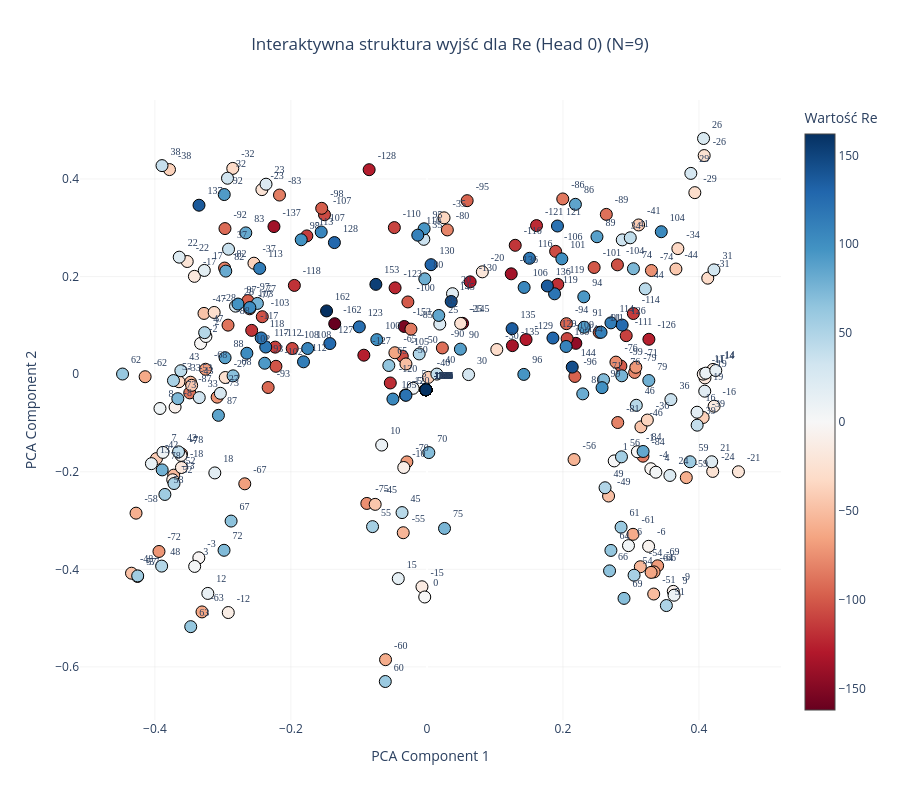
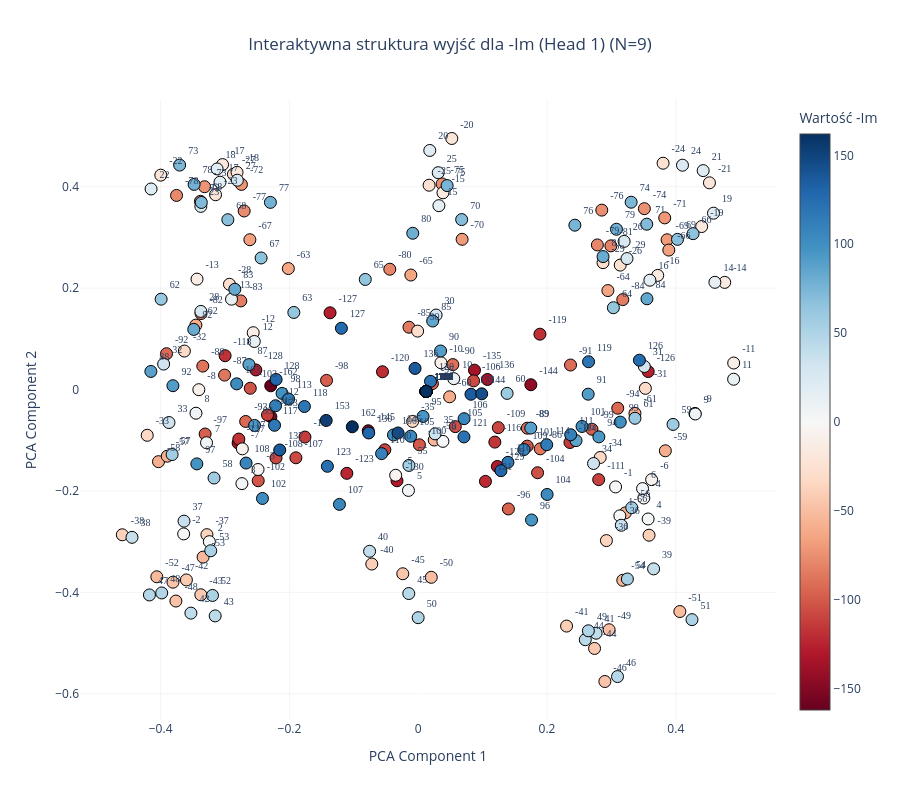
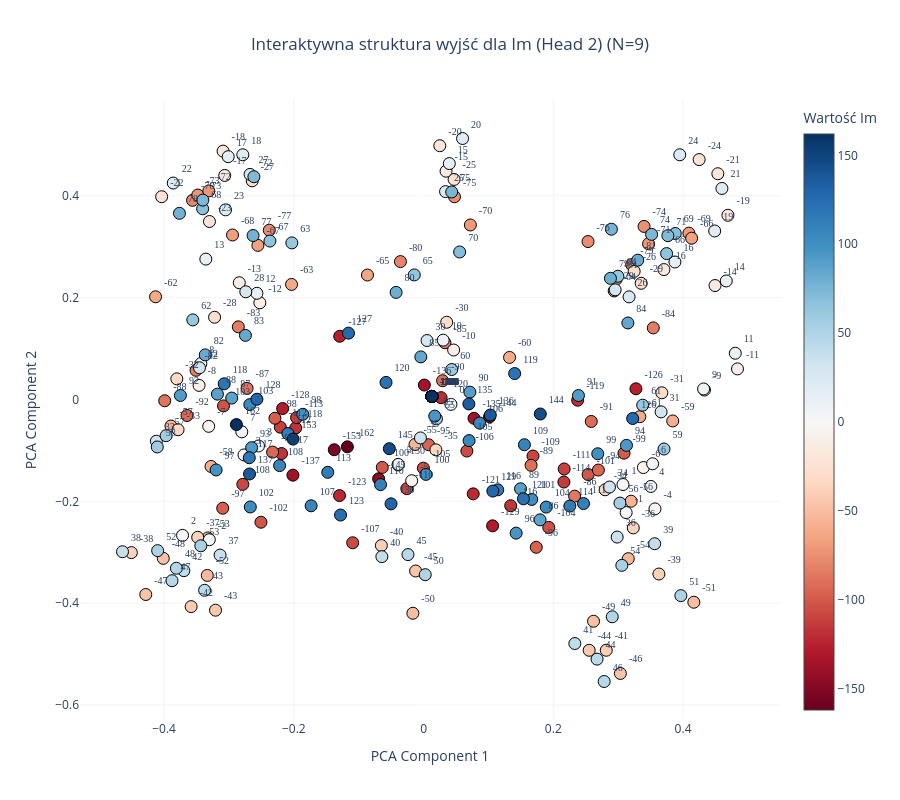
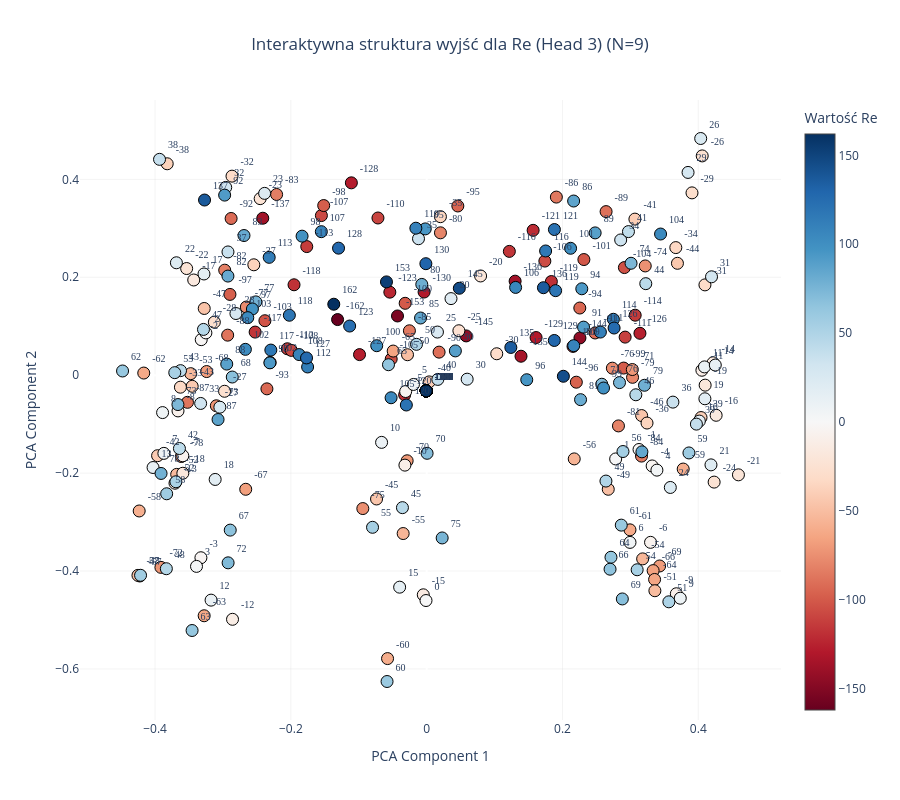

Here is the notebook cell these charts were saved with, in order:
### Code cell
# Wizualizacja pierwszej głowicy rzeczywistej (Head 0)
plot_output_head_plotly(model, N=N, head_idx=0)

plot_output_head_plotly(model, N=N, head_idx=1)

# Wizualizacja głowicy urojonej (Head 2)
plot_output_head_plotly(model, N=N, head_idx=2)

plot_output_head_plotly(model, N=N, head_idx=3)

### Figure 1 — Plotly figure (JSON) as saved in the notebook; plotly's stock layout.template omitted (floating-point values rounded to 4 significant figures; data arrays with more than 128 entries replaced by an {"elided": "..."} marker saying what was removed)
{"data": [{"hoverinfo": "text", "hovertext": {"elided": "325 str values"}, "marker": {"color": {"elided": "325 int values"}, "colorbar": {"title": {"text": "Wartość Re"}}, "colorscale": [[0, "rgb(103,0,31)"], [0.1, "rgb(178,24,43)"], [0.2, "rgb(214,96,77)"], [0.3, "rgb(244,165,130)"], [0.4, "rgb(253,219,199)"], [0.5, "rgb(247,247,247)"], [0.6, "rgb(209,229,240)"], [0.7, "rgb(146,197,222)"], [0.8, "rgb(67,147,195)"], [0.9, "rgb(33,102,172)"], [1, "rgb(5,48,97)"]], "line": {"color": "Black", "width": 1}, "showscale": true, "size": 12}, "mode": "markers+text", "text": {"elided": "325 str values"}, "textfont": {"family": "Arial Black", "size": 10}, "textposition": "top right", "type": "scatter", "x": {"elided": "325 float values"}, "y": {"elided": "325 float values"}}], "layout": {"height": 800, "paper_bgcolor": "white", "plot_bgcolor": "white", "showlegend": false, "title": {"text": "Interaktywna struktura wyjść dla Re (Head 0) (N=9)", "x": 0.5, "xanchor": "center"}, "width": 900, "xaxis": {"gridcolor": "rgba(200,200,200,0.2)", "title": {"text": "PCA Component 1"}}, "yaxis": {"gridcolor": "rgba(200,200,200,0.2)", "title": {"text": "PCA Component 2"}}}}

### Figure 2 — Plotly figure (JSON) as saved in the notebook; plotly's stock layout.template omitted (floating-point values rounded to 4 significant figures; data arrays with more than 128 entries replaced by an {"elided": "..."} marker saying what was removed)
{"data": [{"hoverinfo": "text", "hovertext": {"elided": "325 str values"}, "marker": {"color": {"elided": "325 int values"}, "colorbar": {"title": {"text": "Wartość -Im"}}, "colorscale": [[0, "rgb(103,0,31)"], [0.1, "rgb(178,24,43)"], [0.2, "rgb(214,96,77)"], [0.3, "rgb(244,165,130)"], [0.4, "rgb(253,219,199)"], [0.5, "rgb(247,247,247)"], [0.6, "rgb(209,229,240)"], [0.7, "rgb(146,197,222)"], [0.8, "rgb(67,147,195)"], [0.9, "rgb(33,102,172)"], [1, "rgb(5,48,97)"]], "line": {"color": "Black", "width": 1}, "showscale": true, "size": 12}, "mode": "markers+text", "text": {"elided": "325 str values"}, "textfont": {"family": "Arial Black", "size": 10}, "textposition": "top right", "type": "scatter", "x": {"elided": "325 float values"}, "y": {"elided": "325 float values"}}], "layout": {"height": 800, "paper_bgcolor": "white", "plot_bgcolor": "white", "showlegend": false, "title": {"text": "Interaktywna struktura wyjść dla -Im (Head 1) (N=9)", "x": 0.5, "xanchor": "center"}, "width": 900, "xaxis": {"gridcolor": "rgba(200,200,200,0.2)", "title": {"text": "PCA Component 1"}}, "yaxis": {"gridcolor": "rgba(200,200,200,0.2)", "title": {"text": "PCA Component 2"}}}}

### Figure 3 — Plotly figure (JSON) as saved in the notebook; plotly's stock layout.template omitted (floating-point values rounded to 4 significant figures; data arrays with more than 128 entries replaced by an {"elided": "..."} marker saying what was removed)
{"data": [{"hoverinfo": "text", "hovertext": {"elided": "325 str values"}, "marker": {"color": {"elided": "325 int values"}, "colorbar": {"title": {"text": "Wartość Im"}}, "colorscale": [[0, "rgb(103,0,31)"], [0.1, "rgb(178,24,43)"], [0.2, "rgb(214,96,77)"], [0.3, "rgb(244,165,130)"], [0.4, "rgb(253,219,199)"], [0.5, "rgb(247,247,247)"], [0.6, "rgb(209,229,240)"], [0.7, "rgb(146,197,222)"], [0.8, "rgb(67,147,195)"], [0.9, "rgb(33,102,172)"], [1, "rgb(5,48,97)"]], "line": {"color": "Black", "width": 1}, "showscale": true, "size": 12}, "mode": "markers+text", "text": {"elided": "325 str values"}, "textfont": {"family": "Arial Black", "size": 10}, "textposition": "top right", "type": "scatter", "x": {"elided": "325 float values"}, "y": {"elided": "325 float values"}}], "layout": {"height": 800, "paper_bgcolor": "white", "plot_bgcolor": "white", "showlegend": false, "title": {"text": "Interaktywna struktura wyjść dla Im (Head 2) (N=9)", "x": 0.5, "xanchor": "center"}, "width": 900, "xaxis": {"gridcolor": "rgba(200,200,200,0.2)", "title": {"text": "PCA Component 1"}}, "yaxis": {"gridcolor": "rgba(200,200,200,0.2)", "title": {"text": "PCA Component 2"}}}}

### Figure 4 — Plotly figure (JSON) as saved in the notebook; plotly's stock layout.template omitted (floating-point values rounded to 4 significant figures; data arrays with more than 128 entries replaced by an {"elided": "..."} marker saying what was removed)
{"data": [{"hoverinfo": "text", "hovertext": {"elided": "325 str values"}, "marker": {"color": {"elided": "325 int values"}, "colorbar": {"title": {"text": "Wartość Re"}}, "colorscale": [[0, "rgb(103,0,31)"], [0.1, "rgb(178,24,43)"], [0.2, "rgb(214,96,77)"], [0.3, "rgb(244,165,130)"], [0.4, "rgb(253,219,199)"], [0.5, "rgb(247,247,247)"], [0.6, "rgb(209,229,240)"], [0.7, "rgb(146,197,222)"], [0.8, "rgb(67,147,195)"], [0.9, "rgb(33,102,172)"], [1, "rgb(5,48,97)"]], "line": {"color": "Black", "width": 1}, "showscale": true, "size": 12}, "mode": "markers+text", "text": {"elided": "325 str values"}, "textfont": {"family": "Arial Black", "size": 10}, "textposition": "top right", "type": "scatter", "x": {"elided": "325 float values"}, "y": {"elided": "325 float values"}}], "layout": {"height": 800, "paper_bgcolor": "white", "plot_bgcolor": "white", "showlegend": false, "title": {"text": "Interaktywna struktura wyjść dla Re (Head 3) (N=9)", "x": 0.5, "xanchor": "center"}, "width": 900, "xaxis": {"gridcolor": "rgba(200,200,200,0.2)", "title": {"text": "PCA Component 1"}}, "yaxis": {"gridcolor": "rgba(200,200,200,0.2)", "title": {"text": "PCA Component 2"}}}}
